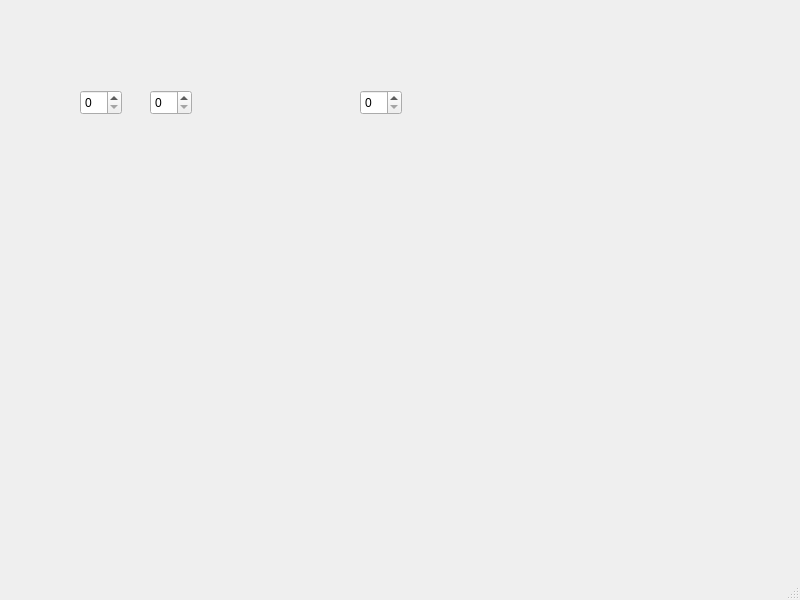
<?xml version="1.0" encoding="UTF-8"?>
<ui version="4.0">
 <class>MainWindow</class>
 <widget class="QMainWindow" name="MainWindow">
  <property name="geometry">
   <rect>
    <x>0</x>
    <y>0</y>
    <width>800</width>
    <height>600</height>
   </rect>
  </property>
  <property name="windowTitle">
   <string>MainWindow</string>
  </property>
  <widget class="QWidget" name="centralwidget">
   <widget class="QSpinBox" name="spinBox">
    <property name="geometry">
     <rect>
      <x>80</x>
      <y>90</y>
      <width>42</width>
      <height>25</height>
     </rect>
    </property>
   </widget>
   <widget class="QSpinBox" name="spinBox_2">
    <property name="geometry">
     <rect>
      <x>150</x>
      <y>90</y>
      <width>42</width>
      <height>25</height>
     </rect>
    </property>
   </widget>
   <widget class="QSpinBox" name="spinBox_3">
    <property name="geometry">
     <rect>
      <x>360</x>
      <y>90</y>
      <width>42</width>
      <height>25</height>
     </rect>
    </property>
   </widget>
  </widget>
  <widget class="QMenuBar" name="menubar">
   <property name="geometry">
    <rect>
     <x>0</x>
     <y>0</y>
     <width>800</width>
     <height>21</height>
    </rect>
   </property>
  </widget>
  <widget class="QStatusBar" name="statusbar"/>
 </widget>
 <resources/>
 <connections/>
</ui>
